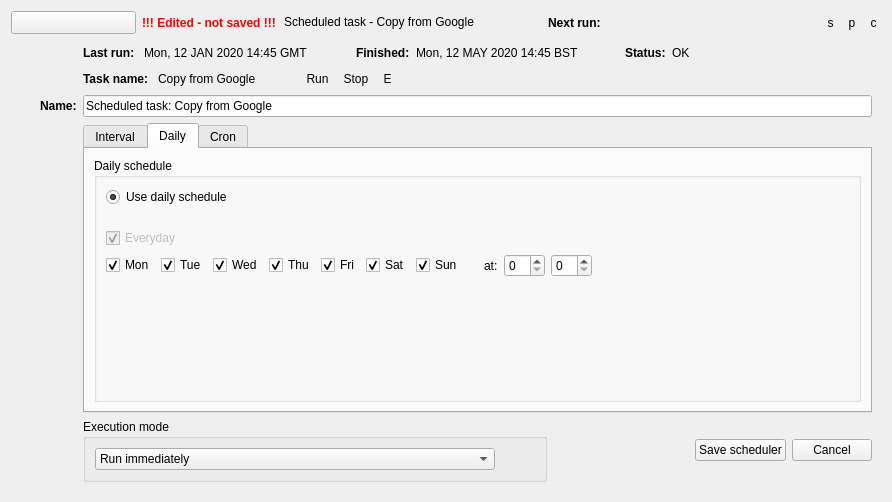
<?xml version="1.0" encoding="UTF-8"?>
<ui version="4.0">
 <class>SchedulerWidget</class>
 <widget class="QWidget" name="SchedulerWidget">
  <property name="geometry">
   <rect>
    <x>0</x>
    <y>0</y>
    <width>892</width>
    <height>502</height>
   </rect>
  </property>
  <property name="windowTitle">
   <string>Form</string>
  </property>
  <layout class="QVBoxLayout" name="verticalLayout">
   <property name="spacing">
    <number>0</number>
   </property>
   <item>
    <widget class="QWidget" name="widget" native="true">
     <layout class="QHBoxLayout" name="horizontalLayout">
      <property name="leftMargin">
       <number>0</number>
      </property>
      <property name="topMargin">
       <number>0</number>
      </property>
      <property name="rightMargin">
       <number>0</number>
      </property>
      <property name="bottomMargin">
       <number>0</number>
      </property>
      <item>
       <widget class="QToolButton" name="showDetails">
        <property name="minimumSize">
         <size>
          <width>125</width>
          <height>0</height>
         </size>
        </property>
        <property name="checkable">
         <bool>true</bool>
        </property>
        <property name="toolButtonStyle">
         <enum>Qt::ToolButtonTextBesideIcon</enum>
        </property>
        <property name="arrowType">
         <enum>Qt::NoArrow</enum>
        </property>
       </widget>
      </item>
      <item>
       <widget class="QLabel" name="saveStatus">
        <property name="styleSheet">
         <string notr="true"> QLabel { border: 0; color: red; font-weight: bold;}</string>
        </property>
        <property name="text">
         <string>!!! Edited - not saved !!!</string>
        </property>
       </widget>
      </item>
      <item>
       <widget class="QLineEdit" name="info">
        <property name="sizePolicy">
         <sizepolicy hsizetype="Expanding" vsizetype="Fixed">
          <horstretch>3</horstretch>
          <verstretch>0</verstretch>
         </sizepolicy>
        </property>
        <property name="contextMenuPolicy">
         <enum>Qt::NoContextMenu</enum>
        </property>
        <property name="autoFillBackground">
         <bool>false</bool>
        </property>
        <property name="styleSheet">
         <string notr="true">* { background-color: rgba(0, 0, 0, 0); }</string>
        </property>
        <property name="text">
         <string>Scheduled task - Copy from Google</string>
        </property>
        <property name="frame">
         <bool>false</bool>
        </property>
        <property name="readOnly">
         <bool>true</bool>
        </property>
       </widget>
      </item>
      <item>
       <spacer name="horizontalSpacer_6">
        <property name="orientation">
         <enum>Qt::Horizontal</enum>
        </property>
        <property name="sizeType">
         <enum>QSizePolicy::Fixed</enum>
        </property>
        <property name="sizeHint" stdset="0">
         <size>
          <width>10</width>
          <height>20</height>
         </size>
        </property>
       </spacer>
      </item>
      <item>
       <widget class="QLabel" name="label_7">
        <property name="styleSheet">
         <string notr="true">QLabel { font-weight: bold;}</string>
        </property>
        <property name="text">
         <string>Next run:</string>
        </property>
       </widget>
      </item>
      <item>
       <widget class="QLabel" name="nextRun">
        <property name="minimumSize">
         <size>
          <width>200</width>
          <height>0</height>
         </size>
        </property>
        <property name="text">
         <string/>
        </property>
        <property name="textInteractionFlags">
         <set>Qt::LinksAccessibleByMouse|Qt::TextSelectableByKeyboard|Qt::TextSelectableByMouse</set>
        </property>
       </widget>
      </item>
      <item>
       <spacer name="horizontalSpacer">
        <property name="orientation">
         <enum>Qt::Horizontal</enum>
        </property>
        <property name="sizeType">
         <enum>QSizePolicy::Fixed</enum>
        </property>
        <property name="sizeHint" stdset="0">
         <size>
          <width>10</width>
          <height>20</height>
         </size>
        </property>
       </spacer>
      </item>
      <item>
       <widget class="QToolButton" name="start">
        <property name="toolTip">
         <string>Activate scheduler</string>
        </property>
        <property name="statusTip">
         <string>Activate scheduler</string>
        </property>
        <property name="styleSheet">
         <string notr="true">QToolButton { border: 0; }

QToolButton:pressed {
 border: 4;
 border-radius: 10px;
 border-style: inset;
 border-color: rgba(1, 1, 1, 0);
}</string>
        </property>
        <property name="text">
         <string>s</string>
        </property>
       </widget>
      </item>
      <item>
       <widget class="QToolButton" name="pause">
        <property name="toolTip">
         <string>Pause scheduler</string>
        </property>
        <property name="statusTip">
         <string>Pause scheduler</string>
        </property>
        <property name="styleSheet">
         <string notr="true">QToolButton { border: 0; }

QToolButton:pressed {
 border: 4;
 border-radius: 10px;
 border-style: inset;
 border-color: rgba(1, 1, 1, 0);
}</string>
        </property>
        <property name="text">
         <string>p</string>
        </property>
       </widget>
      </item>
      <item>
       <widget class="QToolButton" name="cancel">
        <property name="toolTip">
         <string>Delete scheduler</string>
        </property>
        <property name="statusTip">
         <string>Delete scheduler</string>
        </property>
        <property name="styleSheet">
         <string notr="true">QToolButton { border: 0; }

QToolButton:pressed {
 border: 4;
 border-radius: 10px;
 border-style: inset;
 border-color: rgba(1, 1, 1, 0);
}</string>
        </property>
        <property name="text">
         <string>c</string>
        </property>
       </widget>
      </item>
     </layout>
    </widget>
   </item>
   <item>
    <widget class="QWidget" name="details" native="true">
     <layout class="QGridLayout" name="gridLayout">
      <item row="1" column="4">
       <layout class="QHBoxLayout" name="horizontalLayout_3">
        <item>
         <widget class="QLabel" name="label_2">
          <property name="sizePolicy">
           <sizepolicy hsizetype="Fixed" vsizetype="Preferred">
            <horstretch>0</horstretch>
            <verstretch>0</verstretch>
           </sizepolicy>
          </property>
          <property name="styleSheet">
           <string notr="true">QLabel { font-weight: bold;}</string>
          </property>
          <property name="text">
           <string>Task name: </string>
          </property>
         </widget>
        </item>
        <item>
         <widget class="QLabel" name="taskName">
          <property name="sizePolicy">
           <sizepolicy hsizetype="Fixed" vsizetype="Preferred">
            <horstretch>0</horstretch>
            <verstretch>0</verstretch>
           </sizepolicy>
          </property>
          <property name="text">
           <string>Copy from Google</string>
          </property>
          <property name="textInteractionFlags">
           <set>Qt::LinksAccessibleByMouse|Qt::TextSelectableByKeyboard|Qt::TextSelectableByMouse</set>
          </property>
         </widget>
        </item>
        <item>
         <spacer name="horizontalSpacer_12">
          <property name="orientation">
           <enum>Qt::Horizontal</enum>
          </property>
          <property name="sizeType">
           <enum>QSizePolicy::Fixed</enum>
          </property>
          <property name="sizeHint" stdset="0">
           <size>
            <width>40</width>
            <height>20</height>
           </size>
          </property>
         </spacer>
        </item>
        <item>
         <widget class="QToolButton" name="runTask">
          <property name="toolTip">
           <string>Run task now</string>
          </property>
          <property name="statusTip">
           <string>Run task now</string>
          </property>
          <property name="styleSheet">
           <string notr="true">QToolButton { border: 0; }

QToolButton:pressed {
 border: 4;
 border-radius: 10px;
 border-style: inset;
 border-color: rgba(1, 1, 1, 0);
}</string>
          </property>
          <property name="text">
           <string>Run</string>
          </property>
         </widget>
        </item>
        <item>
         <widget class="QToolButton" name="stopTask">
          <property name="toolTip">
           <string>Stop task</string>
          </property>
          <property name="statusTip">
           <string>Stop task</string>
          </property>
          <property name="styleSheet">
           <string notr="true">QToolButton { border: 0; }

QToolButton:pressed {
 border: 4;
 border-radius: 10px;
 border-style: inset;
 border-color: rgba(1, 1, 1, 0);
}</string>
          </property>
          <property name="text">
           <string>Stop</string>
          </property>
         </widget>
        </item>
        <item>
         <widget class="QToolButton" name="editTask">
          <property name="toolTip">
           <string>Edit task</string>
          </property>
          <property name="statusTip">
           <string>Edit task</string>
          </property>
          <property name="styleSheet">
           <string notr="true">QToolButton { border: 0; }

QToolButton:pressed {
 border: 4;
 border-radius: 10px;
 border-style: inset;
 border-color: rgba(1, 1, 1, 0);
}</string>
          </property>
          <property name="text">
           <string>E</string>
          </property>
         </widget>
        </item>
        <item>
         <spacer name="horizontalSpacer_11">
          <property name="orientation">
           <enum>Qt::Horizontal</enum>
          </property>
          <property name="sizeHint" stdset="0">
           <size>
            <width>40</width>
            <height>20</height>
           </size>
          </property>
         </spacer>
        </item>
       </layout>
      </item>
      <item row="1" column="0">
       <spacer name="horizontalSpacer_5">
        <property name="orientation">
         <enum>Qt::Horizontal</enum>
        </property>
        <property name="sizeType">
         <enum>QSizePolicy::Fixed</enum>
        </property>
        <property name="sizeHint" stdset="0">
         <size>
          <width>20</width>
          <height>20</height>
         </size>
        </property>
       </spacer>
      </item>
      <item row="5" column="4">
       <layout class="QHBoxLayout" name="horizontalLayout_2">
        <item>
         <widget class="QGroupBox" name="groupBox">
          <property name="title">
           <string>Execution mode</string>
          </property>
          <layout class="QHBoxLayout" name="horizontalLayout_7">
           <item>
            <widget class="QComboBox" name="cb_executionMode">
             <property name="minimumSize">
              <size>
               <width>400</width>
               <height>0</height>
              </size>
             </property>
             <item>
              <property name="text">
               <string>Run immediately</string>
              </property>
             </item>
             <item>
              <property name="text">
               <string>Add to the queue</string>
              </property>
             </item>
            </widget>
           </item>
           <item>
            <spacer name="horizontalSpacer_7">
             <property name="orientation">
              <enum>Qt::Horizontal</enum>
             </property>
             <property name="sizeHint" stdset="0">
              <size>
               <width>40</width>
               <height>20</height>
              </size>
             </property>
            </spacer>
           </item>
          </layout>
         </widget>
        </item>
        <item>
         <spacer name="horizontalSpacer_10">
          <property name="orientation">
           <enum>Qt::Horizontal</enum>
          </property>
          <property name="sizeHint" stdset="0">
           <size>
            <width>40</width>
            <height>20</height>
           </size>
          </property>
         </spacer>
        </item>
        <item>
         <widget class="QPushButton" name="saveSchedule">
          <property name="toolTip">
           <string>Save scheduler</string>
          </property>
          <property name="statusTip">
           <string>Save scheduler</string>
          </property>
          <property name="text">
           <string>Save scheduler</string>
          </property>
         </widget>
        </item>
        <item>
         <widget class="QPushButton" name="cancelScheduleEdit">
          <property name="toolTip">
           <string>Cancel editing</string>
          </property>
          <property name="statusTip">
           <string>Cancel editing</string>
          </property>
          <property name="text">
           <string>Cancel</string>
          </property>
         </widget>
        </item>
       </layout>
      </item>
      <item row="0" column="4">
       <layout class="QHBoxLayout" name="horizontalLayout_8">
        <item>
         <widget class="QLabel" name="label_4">
          <property name="styleSheet">
           <string notr="true">QLabel { font-weight: bold;}</string>
          </property>
          <property name="text">
           <string>Last run: </string>
          </property>
         </widget>
        </item>
        <item alignment="Qt::AlignLeft">
         <widget class="QLabel" name="lastRun">
          <property name="text">
           <string>Mon, 12 JAN 2020 14:45 GMT </string>
          </property>
          <property name="textInteractionFlags">
           <set>Qt::LinksAccessibleByMouse|Qt::TextSelectableByKeyboard|Qt::TextSelectableByMouse</set>
          </property>
         </widget>
        </item>
        <item>
         <spacer name="horizontalSpacer_9">
          <property name="orientation">
           <enum>Qt::Horizontal</enum>
          </property>
          <property name="sizeType">
           <enum>QSizePolicy::Fixed</enum>
          </property>
          <property name="sizeHint" stdset="0">
           <size>
            <width>40</width>
            <height>20</height>
           </size>
          </property>
         </spacer>
        </item>
        <item>
         <widget class="QLabel" name="label_5">
          <property name="styleSheet">
           <string notr="true">QLabel { font-weight: bold;}</string>
          </property>
          <property name="text">
           <string>Finished:</string>
          </property>
         </widget>
        </item>
        <item>
         <widget class="QLabel" name="lastRunFinished">
          <property name="minimumSize">
           <size>
            <width>150</width>
            <height>0</height>
           </size>
          </property>
          <property name="text">
           <string>Mon, 12 MAY 2020 14:45 BST</string>
          </property>
          <property name="textInteractionFlags">
           <set>Qt::LinksAccessibleByMouse|Qt::TextSelectableByKeyboard|Qt::TextSelectableByMouse</set>
          </property>
         </widget>
        </item>
        <item>
         <spacer name="horizontalSpacer_4">
          <property name="orientation">
           <enum>Qt::Horizontal</enum>
          </property>
          <property name="sizeType">
           <enum>QSizePolicy::Fixed</enum>
          </property>
          <property name="sizeHint" stdset="0">
           <size>
            <width>40</width>
            <height>20</height>
           </size>
          </property>
         </spacer>
        </item>
        <item>
         <widget class="QLabel" name="label_8">
          <property name="styleSheet">
           <string notr="true">QLabel { font-weight: bold;}</string>
          </property>
          <property name="text">
           <string>Status:</string>
          </property>
         </widget>
        </item>
        <item>
         <widget class="QLabel" name="lastRunStatus">
          <property name="minimumSize">
           <size>
            <width>50</width>
            <height>0</height>
           </size>
          </property>
          <property name="text">
           <string>OK</string>
          </property>
          <property name="textInteractionFlags">
           <set>Qt::LinksAccessibleByMouse|Qt::TextSelectableByKeyboard|Qt::TextSelectableByMouse</set>
          </property>
         </widget>
        </item>
        <item>
         <spacer name="horizontalSpacer_8">
          <property name="orientation">
           <enum>Qt::Horizontal</enum>
          </property>
          <property name="sizeHint" stdset="0">
           <size>
            <width>40</width>
            <height>20</height>
           </size>
          </property>
         </spacer>
        </item>
       </layout>
      </item>
      <item row="3" column="4">
       <widget class="QLineEdit" name="schedulerName">
        <property name="text">
         <string>Scheduled task: Copy from Google</string>
        </property>
        <property name="maxLength">
         <number>70</number>
        </property>
       </widget>
      </item>
      <item row="3" column="3">
       <widget class="QLabel" name="label_3">
        <property name="styleSheet">
         <string notr="true">QLabel { font-weight: bold;}</string>
        </property>
        <property name="text">
         <string>Name:</string>
        </property>
       </widget>
      </item>
      <item row="4" column="4">
       <widget class="QTabWidget" name="tabWidget">
        <property name="enabled">
         <bool>true</bool>
        </property>
        <property name="tabPosition">
         <enum>QTabWidget::North</enum>
        </property>
        <property name="currentIndex">
         <number>1</number>
        </property>
        <property name="tabBarAutoHide">
         <bool>false</bool>
        </property>
        <widget class="QWidget" name="tab_0">
         <property name="enabled">
          <bool>true</bool>
         </property>
         <property name="toolTip">
          <string/>
         </property>
         <attribute name="title">
          <string>Interval</string>
         </attribute>
         <widget class="QGroupBox" name="groupBox_interval">
          <property name="geometry">
           <rect>
            <x>10</x>
            <y>10</y>
            <width>541</width>
            <height>131</height>
           </rect>
          </property>
          <property name="title">
           <string>Auto repeat delay</string>
          </property>
          <widget class="QRadioButton" name="timeIntervalState">
           <property name="geometry">
            <rect>
             <x>10</x>
             <y>30</y>
             <width>231</width>
             <height>20</height>
            </rect>
           </property>
           <property name="text">
            <string>Use auto repeat delay</string>
           </property>
           <property name="checked">
            <bool>false</bool>
           </property>
          </widget>
          <widget class="QTimeEdit" name="timeEdit">
           <property name="geometry">
            <rect>
             <x>20</x>
             <y>60</y>
             <width>91</width>
             <height>22</height>
            </rect>
           </property>
           <property name="maximumTime">
            <time>
             <hour>1</hour>
             <minute>59</minute>
             <second>59</second>
            </time>
           </property>
           <property name="minimumTime">
            <time>
             <hour>0</hour>
             <minute>0</minute>
             <second>30</second>
            </time>
           </property>
           <property name="displayFormat">
            <string>H:mm:ss</string>
           </property>
          </widget>
          <widget class="QPushButton" name="setTimeInterval">
           <property name="geometry">
            <rect>
             <x>120</x>
             <y>60</y>
             <width>61</width>
             <height>21</height>
            </rect>
           </property>
           <property name="text">
            <string>Set time</string>
           </property>
          </widget>
          <widget class="QCheckBox" name="checkstartIniState">
           <property name="geometry">
            <rect>
             <x>20</x>
             <y>90</y>
             <width>141</width>
             <height>20</height>
            </rect>
           </property>
           <property name="text">
            <string>Start at initialize</string>
           </property>
           <property name="checked">
            <bool>false</bool>
           </property>
          </widget>
         </widget>
        </widget>
        <widget class="QWidget" name="tab">
         <property name="enabled">
          <bool>true</bool>
         </property>
         <attribute name="title">
          <string>Daily</string>
         </attribute>
         <layout class="QHBoxLayout" name="horizontalLayout_6">
          <item>
           <widget class="QGroupBox" name="groupBox_2">
            <property name="enabled">
             <bool>true</bool>
            </property>
            <property name="title">
             <string>Daily schedule</string>
            </property>
            <property name="checkable">
             <bool>false</bool>
            </property>
            <layout class="QVBoxLayout" name="verticalLayout_2">
             <item>
              <widget class="QRadioButton" name="dailyState">
               <property name="text">
                <string>Use daily schedule</string>
               </property>
               <property name="checked">
                <bool>true</bool>
               </property>
              </widget>
             </item>
             <item>
              <spacer name="verticalSpacer_3">
               <property name="orientation">
                <enum>Qt::Vertical</enum>
               </property>
               <property name="sizeType">
                <enum>QSizePolicy::Fixed</enum>
               </property>
               <property name="sizeHint" stdset="0">
                <size>
                 <width>20</width>
                 <height>15</height>
                </size>
               </property>
              </spacer>
             </item>
             <item>
              <widget class="QCheckBox" name="everyday">
               <property name="enabled">
                <bool>false</bool>
               </property>
               <property name="text">
                <string>Everyday</string>
               </property>
               <property name="checked">
                <bool>true</bool>
               </property>
              </widget>
             </item>
             <item>
              <layout class="QHBoxLayout" name="horizontalLayout_4">
               <item>
                <widget class="QCheckBox" name="cb_mon">
                 <property name="text">
                  <string>Mon</string>
                 </property>
                 <property name="checked">
                  <bool>true</bool>
                 </property>
                </widget>
               </item>
               <item>
                <widget class="QCheckBox" name="cb_tue">
                 <property name="text">
                  <string>Tue</string>
                 </property>
                 <property name="checked">
                  <bool>true</bool>
                 </property>
                </widget>
               </item>
               <item>
                <widget class="QCheckBox" name="cb_wed">
                 <property name="text">
                  <string>Wed</string>
                 </property>
                 <property name="checked">
                  <bool>true</bool>
                 </property>
                </widget>
               </item>
               <item>
                <widget class="QCheckBox" name="cb_thu">
                 <property name="text">
                  <string>Thu</string>
                 </property>
                 <property name="checked">
                  <bool>true</bool>
                 </property>
                </widget>
               </item>
               <item>
                <widget class="QCheckBox" name="cb_fri">
                 <property name="text">
                  <string>Fri</string>
                 </property>
                 <property name="checked">
                  <bool>true</bool>
                 </property>
                </widget>
               </item>
               <item>
                <widget class="QCheckBox" name="cb_sat">
                 <property name="text">
                  <string>Sat</string>
                 </property>
                 <property name="checked">
                  <bool>true</bool>
                 </property>
                </widget>
               </item>
               <item>
                <widget class="QCheckBox" name="cb_sun">
                 <property name="text">
                  <string>Sun</string>
                 </property>
                 <property name="checked">
                  <bool>true</bool>
                 </property>
                </widget>
               </item>
               <item>
                <spacer name="horizontalSpacer_3">
                 <property name="orientation">
                  <enum>Qt::Horizontal</enum>
                 </property>
                 <property name="sizeType">
                  <enum>QSizePolicy::Fixed</enum>
                 </property>
                 <property name="sizeHint" stdset="0">
                  <size>
                   <width>15</width>
                   <height>20</height>
                  </size>
                 </property>
                </spacer>
               </item>
               <item>
                <widget class="QLabel" name="label">
                 <property name="text">
                  <string>at:</string>
                 </property>
                </widget>
               </item>
               <item>
                <widget class="HoursSpinBox" name="hours">
                 <property name="maximum">
                  <number>23</number>
                 </property>
                 <property name="singleStep">
                  <number>1</number>
                 </property>
                 <property name="value">
                  <number>0</number>
                 </property>
                </widget>
               </item>
               <item>
                <widget class="MinutesSpinBox" name="minutes">
                 <property name="readOnly">
                  <bool>false</bool>
                 </property>
                 <property name="maximum">
                  <number>59</number>
                 </property>
                 <property name="singleStep">
                  <number>1</number>
                 </property>
                 <property name="value">
                  <number>0</number>
                 </property>
                </widget>
               </item>
               <item>
                <spacer name="horizontalSpacer_2">
                 <property name="orientation">
                  <enum>Qt::Horizontal</enum>
                 </property>
                 <property name="sizeHint" stdset="0">
                  <size>
                   <width>40</width>
                   <height>20</height>
                  </size>
                 </property>
                </spacer>
               </item>
              </layout>
             </item>
             <item>
              <spacer name="verticalSpacer_2">
               <property name="orientation">
                <enum>Qt::Vertical</enum>
               </property>
               <property name="sizeHint" stdset="0">
                <size>
                 <width>20</width>
                 <height>0</height>
                </size>
               </property>
              </spacer>
             </item>
            </layout>
           </widget>
          </item>
         </layout>
        </widget>
        <widget class="QWidget" name="tab_2">
         <property name="styleSheet">
          <string notr="true"/>
         </property>
         <attribute name="title">
          <string>Cron</string>
         </attribute>
         <layout class="QVBoxLayout" name="verticalLayout_5">
          <item>
           <widget class="QGroupBox" name="groupBox_3">
            <property name="title">
             <string>Cron based schedule</string>
            </property>
            <layout class="QVBoxLayout" name="verticalLayout_6">
             <item>
              <widget class="QRadioButton" name="cronState">
               <property name="text">
                <string>Use cron based schedule</string>
               </property>
              </widget>
             </item>
             <item>
              <spacer name="verticalSpacer_4">
               <property name="orientation">
                <enum>Qt::Vertical</enum>
               </property>
               <property name="sizeType">
                <enum>QSizePolicy::Fixed</enum>
               </property>
               <property name="sizeHint" stdset="0">
                <size>
                 <width>20</width>
                 <height>10</height>
                </size>
               </property>
              </spacer>
             </item>
             <item>
              <layout class="QHBoxLayout" name="horizontalLayout_5">
               <item>
                <widget class="QLabel" name="label_6">
                 <property name="text">
                  <string>Cron:</string>
                 </property>
                </widget>
               </item>
               <item>
                <widget class="QLineEdit" name="cron">
                 <property name="minimumSize">
                  <size>
                   <width>0</width>
                   <height>24</height>
                  </size>
                 </property>
                 <property name="toolTip">
                  <string>&lt;html&gt;&lt;head/&gt;&lt;body&gt;&lt;p&gt;Example cron &amp;quot;30 6,18 * * MON-FRI&amp;quot; runs from Mon to Fri  at 06:30 and 18:30.&lt;/p&gt;&lt;/body&gt;&lt;/html&gt;</string>
                 </property>
                 <property name="text">
                  <string>* * 0 1-2 5</string>
                 </property>
                </widget>
               </item>
               <item>
                <widget class="QToolButton" name="validate">
                 <property name="toolTip">
                  <string>Validate cron definition</string>
                 </property>
                 <property name="statusTip">
                  <string>Validate cron definition</string>
                 </property>
                 <property name="text">
                  <string>Validate</string>
                 </property>
                </widget>
               </item>
              </layout>
             </item>
             <item>
              <widget class="QLabel" name="cronExplanation">
               <property name="text">
                <string>&lt;html&gt;&lt;head/&gt;&lt;body&gt;&lt;p style=&quot;line-height:1.5&quot;&gt;Supports: (0-59), (0-23), (1-31), (1-12 or JAN-DEC), ( 1-7 or MON-SUN) and special characters (* - / and ,).&lt;br/&gt;Try &lt;a href=&quot;https://crontab.guru/&quot;&gt;&lt;span style=&quot; text-decoration: underline; color:#0068da;&quot;&gt;crontab.guru&lt;/span&gt;&lt;/a&gt; for help. &lt;/p&gt;&lt;/body&gt;&lt;/html&gt;</string>
               </property>
               <property name="indent">
                <number>-1</number>
               </property>
               <property name="openExternalLinks">
                <bool>true</bool>
               </property>
              </widget>
             </item>
             <item>
              <spacer name="verticalSpacer">
               <property name="orientation">
                <enum>Qt::Vertical</enum>
               </property>
               <property name="sizeHint" stdset="0">
                <size>
                 <width>20</width>
                 <height>0</height>
                </size>
               </property>
              </spacer>
             </item>
            </layout>
           </widget>
          </item>
         </layout>
        </widget>
       </widget>
      </item>
     </layout>
    </widget>
   </item>
  </layout>
 </widget>
 <customwidgets>
  <customwidget>
   <class>HoursSpinBox</class>
   <extends>QSpinBox</extends>
   <header>hours_spinbox.h</header>
  </customwidget>
  <customwidget>
   <class>MinutesSpinBox</class>
   <extends>QSpinBox</extends>
   <header>minutes_spinbox.h</header>
  </customwidget>
 </customwidgets>
 <tabstops>
  <tabstop>showDetails</tabstop>
  <tabstop>cancel</tabstop>
 </tabstops>
 <resources/>
 <connections/>
</ui>
